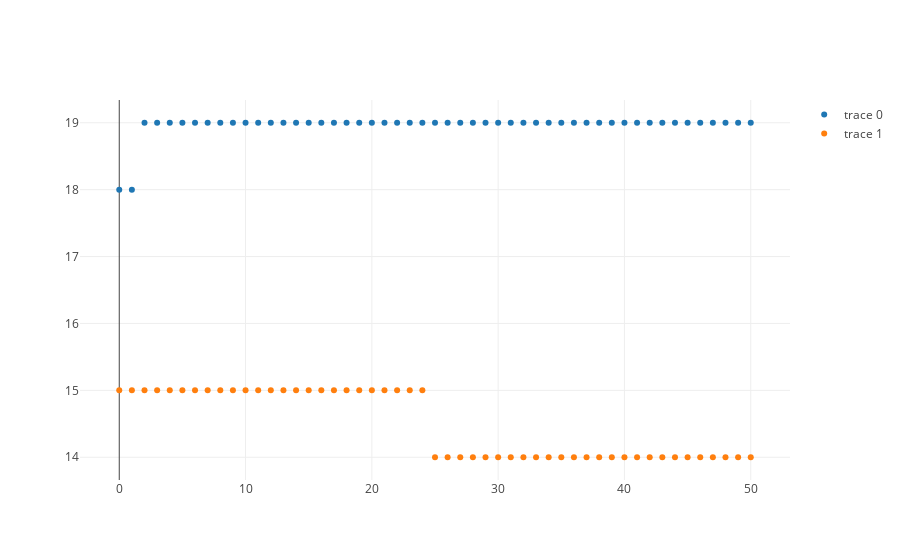

This figure's notebook cell:
### Code cell
my_workplace.plot_skills(my_workplace.agents[0])

### Figure 1 — Plotly figure (JSON) as saved in the notebook; plotly's stock layout.template omitted (floating-point values rounded to 4 significant figures)
{"data": [{"mode": "markers", "type": "scatter", "uid": "1137456e-5774-47df-94e7-4327376d5305", "x": [0, 1, 2, 3, 4, 5, 6, 7, 8, 9, 10, 11, 12, 13, 14, 15, 16, 17, 18, 19, 20, 21, 22, 23, 24, 25, 26, 27, 28, 29, 30, 31, 32, 33, 34, 35, 36, 37, 38, 39, 40, 41, 42, 43, 44, 45, 46, 47, 48, 49, 50], "y": [18, 18, 19, 19, 19, 19, 19, 19, 19, 19, 19, 19, 19, 19, 19, 19, 19, 19, 19, 19, 19, 19, 19, 19, 19, 19, 19, 19, 19, 19, 19, 19, 19, 19, 19, 19, 19, 19, 19, 19, 19, 19, 19, 19, 19, 19, 19, 19, 19, 19, 19]}, {"mode": "markers", "type": "scatter", "uid": "63ae1b04-785b-4392-a282-af304fb6942d", "x": [0, 1, 2, 3, 4, 5, 6, 7, 8, 9, 10, 11, 12, 13, 14, 15, 16, 17, 18, 19, 20, 21, 22, 23, 24, 25, 26, 27, 28, 29, 30, 31, 32, 33, 34, 35, 36, 37, 38, 39, 40, 41, 42, 43, 44, 45, 46, 47, 48, 49, 50], "y": [15, 15, 15, 15, 15, 15, 15, 15, 15, 15, 15, 15, 15, 15, 15, 15, 15, 15, 15, 15, 15, 15, 15, 15, 15, 14, 14, 14, 14, 14, 14, 14, 14, 14, 14, 14, 14, 14, 14, 14, 14, 14, 14, 14, 14, 14, 14, 14, 14, 14, 14]}], "layout": {}}
